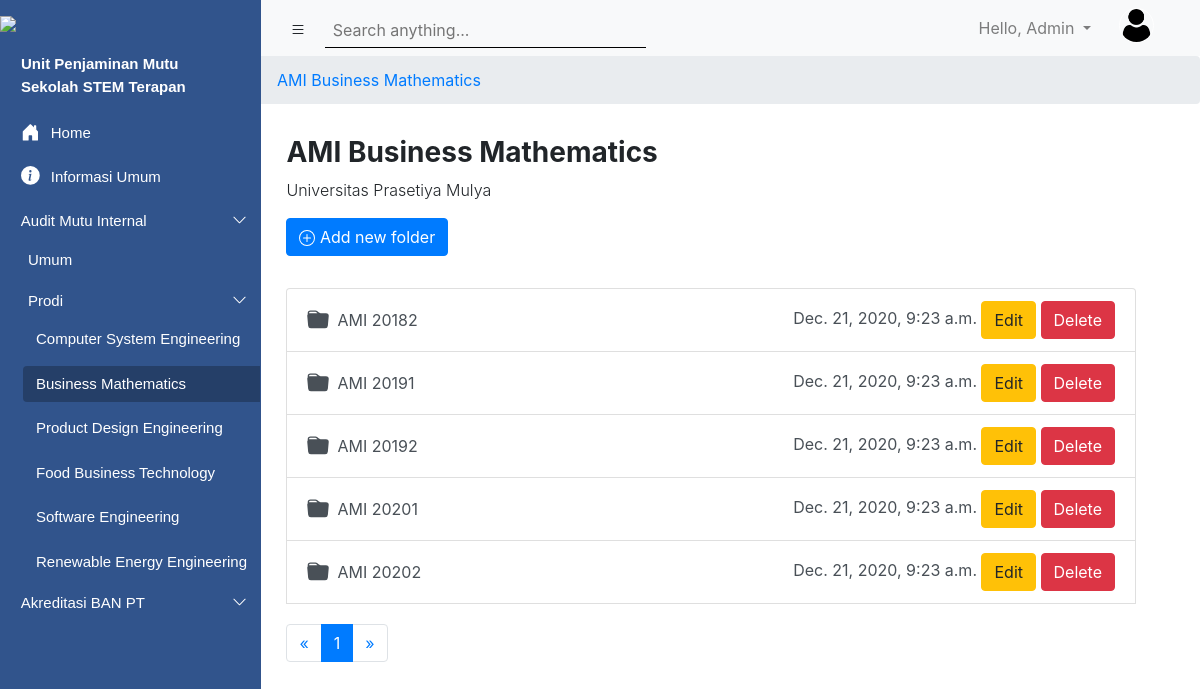
/folder/AMI/4 (signed in), run on an earlier commit of the app's database.
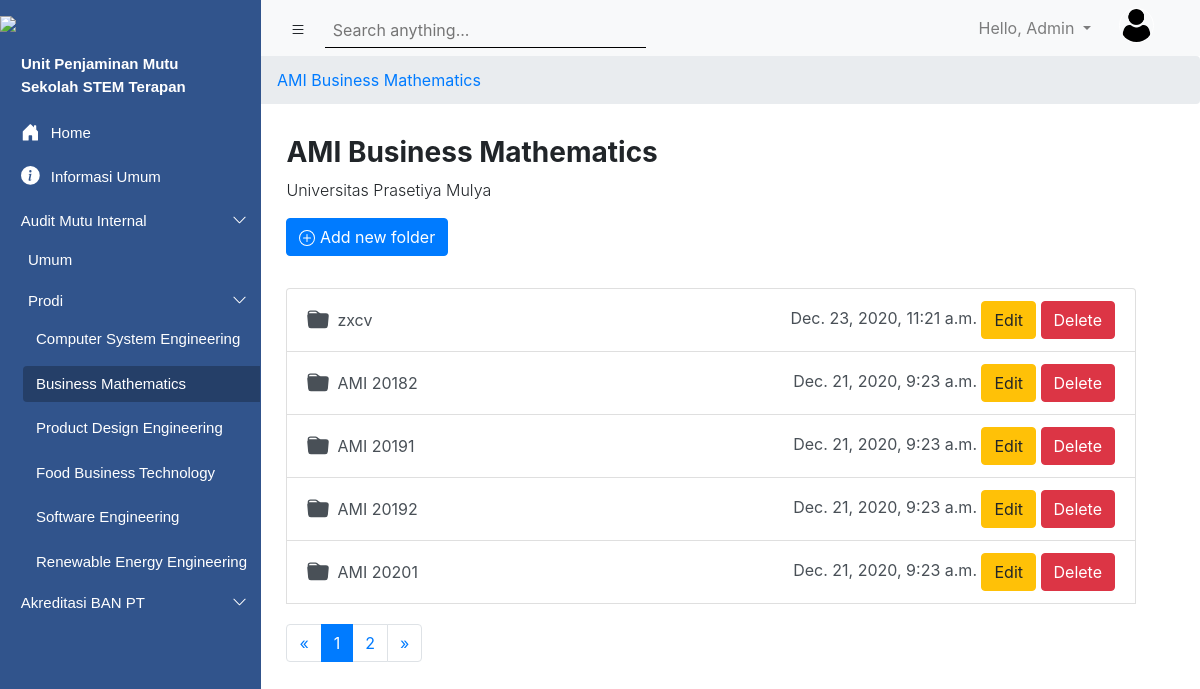
And on a later commit of the database.
### upmsite/models.py (models this page shows, shortened)
class Folder(models.Model):
    listKategori = (
        ('AMI', 'AMI'),
        ('ABPT', 'ABPT'),
        ('Informasi Umum', 'Informasi Umum'),
    )
    nama_folder = models.CharField(default='', max_length=256)
    nama_prodi = models.ForeignKey(ProgramStudi, on_delete=models.CASCADE, blank = True, null = True)
    kategori = models.CharField(max_length=50, choices=listKategori)
    public_status = models.BooleanField(default = True)
    created_at = models.DateTimeField(auto_now_add=True)
    updated_at = models.DateTimeField(auto_now=True)
    isAllowNewFolder = models.BooleanField(default = True)
    isAllowNewFile = models.BooleanField(default = True)
    class Meta:
        ordering = ['-updated_at']

### Accounts/models.py (models this page shows, shortened)
class ProgramStudi(models.Model):
    nama_prodi = models.CharField(max_length=200)

### upmsite/viewscinta.py (the view)
# urls.py: path('folder/<str:kategori>/<int:pk_prodi>', viewscinta.FolderList, name="folder-list"),
def FolderList(request, kategori, pk_prodi):
    roles = request.user.roles
    prodi = request.user.prodi
    semua_prodi = models_account.ProgramStudi.objects.all()
    prodi_terpilih = models_account.ProgramStudi.objects.filter(id=prodi.id)
    ami_umum = models.Folder.objects.filter(nama_prodi=None, kategori='AMI')
    abpt_umum = models.Folder.objects.filter(nama_prodi=None, kategori='ABPT')
    global data_pk_prodi
    data_pk_prodi = pk_prodi
    if kategori == 'Informasi Umum':
        kategori = kategori
        informasiUmum = models.Folder.objects.filter(kategori=kategori)
        now = datetime.datetime.now()
        nowtimezone = timezone.now()
        time = timezone.localtime(informasiUmum[0].updated_at)
        p_informasiumum = Paginator(informasiUmum, 5)
        page_number = request.GET.get('page')
        totalfolder = len(informasiUmum)
        jumlah_halaman = []
        for x in range(1, p_informasiumum.num_pages+1):
            jumlah_halaman.append(x)
        context = {
            'pk_prodi': pk_prodi,
            'roles': roles,
            'prodi': prodi,
            'pages': p_informasiumum.get_page(page_number),
            'jumlah_halaman': jumlah_halaman,
            'totalfolder': totalfolder,
        }
    else:
        roles = request.user.roles
        semua_prodi = models_account.ProgramStudi.objects.all()
        informasiUmum = models.Folder.objects.filter(kategori=kategori, nama_prodi__id=pk_prodi)
        selected_prodi = models_account.ProgramStudi.objects.get(id=pk_prodi)
        p_informasiumum = Paginator(informasiUmum, 5)
        totalfolder = len(informasiUmum)
        jumlah_halaman = []
        print(roles)
        page_number = request.GET.get('page')
        for x in range(1, p_informasiumum.num_pages+1):
            jumlah_halaman.append(x)
        label = kategori
        if kategori == "ABPT":
            label = "ABPT"
        elif kategori == "AMI":
            label = "AMI"
        context = {
            'pk_prodi': pk_prodi,
            'label': label,
            'informasiUmum': informasiUmum,
            'roles': roles,
            'prodi': selected_prodi.nama_prodi,
            'pages': p_informasiumum.get_page(page_number),
            'jumlah_halaman': jumlah_halaman,
            'totalfolder': totalfolder,
        }
    context1 = {
        'kategori': kategori,
        'ami_umum': ami_umum,
        'abpt_umum': abpt_umum,
        'semua_prodi': semua_prodi,
        'prodi_terpilih': prodi_terpilih,
    }
    return render(request, 'Akreditasi/FolderList.html', {**context , **context1})

### Templates/Akreditasi/FolderList.html (shortened to what this page needs)
{% extends 'main.html' %}
{% load static %}
{% block search %}
      <div class="search1">
        <input class="input-sm border-0 p-2 col-md-11 input_search1" id="searchbox" type="text" placeholder="Search anything...">
      </div>
{% endblock %}
{% block content %}
<section>
  <nav aria-label="breadcrumb">
      <ol class="breadcrumb">
        {% if kategori == 'Informasi Umum' %}
        <li class="breadcrumb-item"><a href="#">{{kategori}}</a></li>
        {% else %}
        <li class="breadcrumb-item"><a href="#">{{label}} {{prodi}}</a></li>
        {% endif %}
      </ol>
  </nav>
</section>
  <section class="page-title" style="margin-left: 17.9rem; ">
    {% if kategori == 'Informasi Umum' %}
    <h3 class="font-weight-bold">{{kategori}}</h3>
    {% else %}
    <h3 class="font-weight-bold">{{label}} {{prodi}}</h3>
    {% endif %}
      <p class="font-weight-light">Universitas Prasetiya Mulya</p>
      {% if roles == 'Admin'%}
      <a class="btn btn-primary" href="{% url 'folder-create' kategori=kategori pk_prodi=pk_prodi %}">
        Add new folder
      </a>
      {% endif %}
  </section>
  {% if totalfolder >= 1 %}
  <section class="page-title" style="margin-left: 17.9rem; margin-right: 4rem;">
    <div class="list-group">
      {%for item in pages%}
        <div type="button" class="list-group-item list-group-item-action button list-main" data-role="list-menus" onclick="window.location='{% url 'subfolder1-list' pk_parent=item.id %}';">
          <a class="text-decoration-none text-reset text-control">{{item.nama_folder}}</a>
          {% if roles == 'Admin'%}
          <div class=end-box>
            <a class="text-decoration-none text-reset text-control">{{item.updated_at}}</a>
            <a href="{% url 'folder-update' kategori=kategori pk_prodi=item.id %}" class="btn btn-warning btn-card-menu">Edit</a>
            <a href="{% url 'folder-delete' kategori=kategori pk_prodi=item.id %}" class="btn btn-danger btn-card-menu">Delete</a>
          </div>
          {% else %}
          <div class=end-box>
            <a class="text-decoration-none text-reset text-control">{{item.updated_at}}</a>
          </div>
          {% endif %}
        </div>
      {%endfor%}
      <nav aria-label="Page navigation example" style='margin-top:20px;'>
        <ul class="pagination">
          <li class="page-item">
            {% if pages.has_previous %}
            <a class="page-link" href="?page={{ pages.previous_page_number }}" aria-label="Previous">
              <span aria-hidden="true">&laquo;</span>
            </a>
            {% else %}
            <a class="page-link" href="?page={{ pages.number }}" aria-label="Previous">
              <span aria-hidden="true">&laquo;</span>
            </a>
            {% endif %}
          </li>
          {% for x in jumlah_halaman %}
          <li class="page-item {% if pages.number == x %}active{% endif %}" id="pages"><a class="page-link" href="?page={{x}}">{{x}}</a></li>
          {% endfor %}
          <li class="page-item">
            {% if pages.has_next %}
            <a class="page-link" href="?page={{ pages.next_page_number }}" aria-label="Next">
              <span aria-hidden="true">&raquo;</span>
            </a>
            {% else %}
            <a class="page-link" href="?page={{ pages.number }}" aria-label="Next">
              <span aria-hidden="true">&raquo;</span>
            </a>
            {% endif %}
          </li>
        </ul>
      </nav>
    </div>
  </section>
  {% endif %}
{% endblock %}

### Templates/main.html (shortened to what the changed rows need)
{% load static %}
<!DOCTYPE html>
<html lang="en">
<head>
    <link rel="stylesheet" href="https://stackpath.bootstrapcdn.com/bootstrap/4.5.2/css/bootstrap.min.css">
    <link rel="stylesheet" href="{% static 'css/main.css'%}">
</head>
<body>
    <section class="left_navigation" id="leftSidebar">
        <div class="accordion navigation_menu pt-3" id="accordionExample">
            <div class="card card1">
              <div class="card-head card1-2" id="headingTwo">
                <h2 class="mb-0">
                  <button class="btn btn-link btn-block text-left collapsed button1" id="buttonTest" type="button" data-toggle="collapse" data-target="#collapseTwo" aria-expanded="false" aria-controls="collapseTwo">
                    <div class="button-content-2">
                        <div>Audit Mutu Internal</div>
                        <div class="caret">
                        </div>
                    </div>
                  </button>
                </h2>
              </div>
              <div id="collapseTwo" class="{% if kategori == 'AMI'%}collapse show{% else %}collapse{% endif %} buttonTest2" aria-labelledby="headingTwo" data-parent="#accordionExample">
                {% for item in ami_umum %}
                <a class="btn btn-link btn-block text-left button1 ml-4 {% if kategori == 'AMI' and prodi == None %}main-active{% endif %}" type="button" href="{% url 'subfolder1-list' pk_parent=item.id %}">
                  Umum
                </a>
                {% endfor %}
                {% if roles == 'Admin' %}
                <div class="accordion navigation_menu" id="accordionExampleTwo">
                  <div class="card-head card1-2" id="headingFour">
                    <h2 class="mb-0">
                      <button class="btn btn-link btn-block-inside text-left collapsed button1 ml-4" id="buttonTest" type="button" data-toggle="collapse" data-target="#collapseFour" aria-expanded="false" aria-controls="collapseFour">
                        <div class="button-content-3">
                          <div>Prodi</div>
                          <div class="caret">
                          </div>
                        </div>
                      </button>
                    </h2>
                  </div>
                  <div id="collapseFour" class="{% if kategori == 'AMI' and prodi != None %}collapse show{% else %}collapse{% endif %} buttonTest2" aria-labelledby="headingFour" data-parent="#accordionExampleTwo">
                    {% for prodi in semua_prodi %}
                    <a class="btn btn-link btn-block text-left button1 button-prodi {% if kategori == 'AMI' and prodi.id == pk_prodi %}main-active{% endif %}" type="button" href="{% url 'folder-list' kategori='AMI' pk_prodi=prodi.id%}">
                      {{prodi.nama_prodi}}
                    </a>
                    {% endfor %}
                  </div>
                </div>
                {% elif roles == 'Faculty Member' or roles == 'Admin Prodi' %}
                  {% for item in prodi_terpilih %}
                    <a class="btn btn-link btn-block text-left button1 ml-4 {% if kategori == 'AMI' and item.id == pk_prodi %}main-active{% endif %}" type="button" href="{% url 'folder-list' kategori='AMI' pk_prodi=item.id %}">
                      {{item.nama_prodi}}
                    </a>
                  {% endfor %}
                {% endif %}
              </div>
            </div>
            <div class="card card1">
              <div class="card-head card1-2" id="headingThree">
                <h2 class="mb-0">
                  <button class="btn btn-link btn-block text-left collapsed button1" id="buttonTest" type="button" data-toggle="collapse" data-target="#collapseThree" aria-expanded="false" aria-controls="collapseThree">
                    <div class="button-content-2">
                      <div>Akreditasi BAN PT</div>
                      <div class="caret">
                      </div>
                  </div>
                  </button>
                </h2>
              </div>
            </div>
        </div>
    </section>
    <section id="rightScreen">
    {% block content %}
    {% endblock %}
</body>
</html>

What changed in the data, as far as the page shows it:
no longer on this page (row unchanged): Folder: nama_folder "AMI 20202", updated_at "Dec. 21, 2020, 9:23 a.m.", shown under "AMI Business Mathematics"
added Folder: nama_folder "zxcv", updated_at "Dec. 23, 2020, 11:21 a.m.", shown under "AMI Business Mathematics"
Also different on the page:
new list line: "2"
